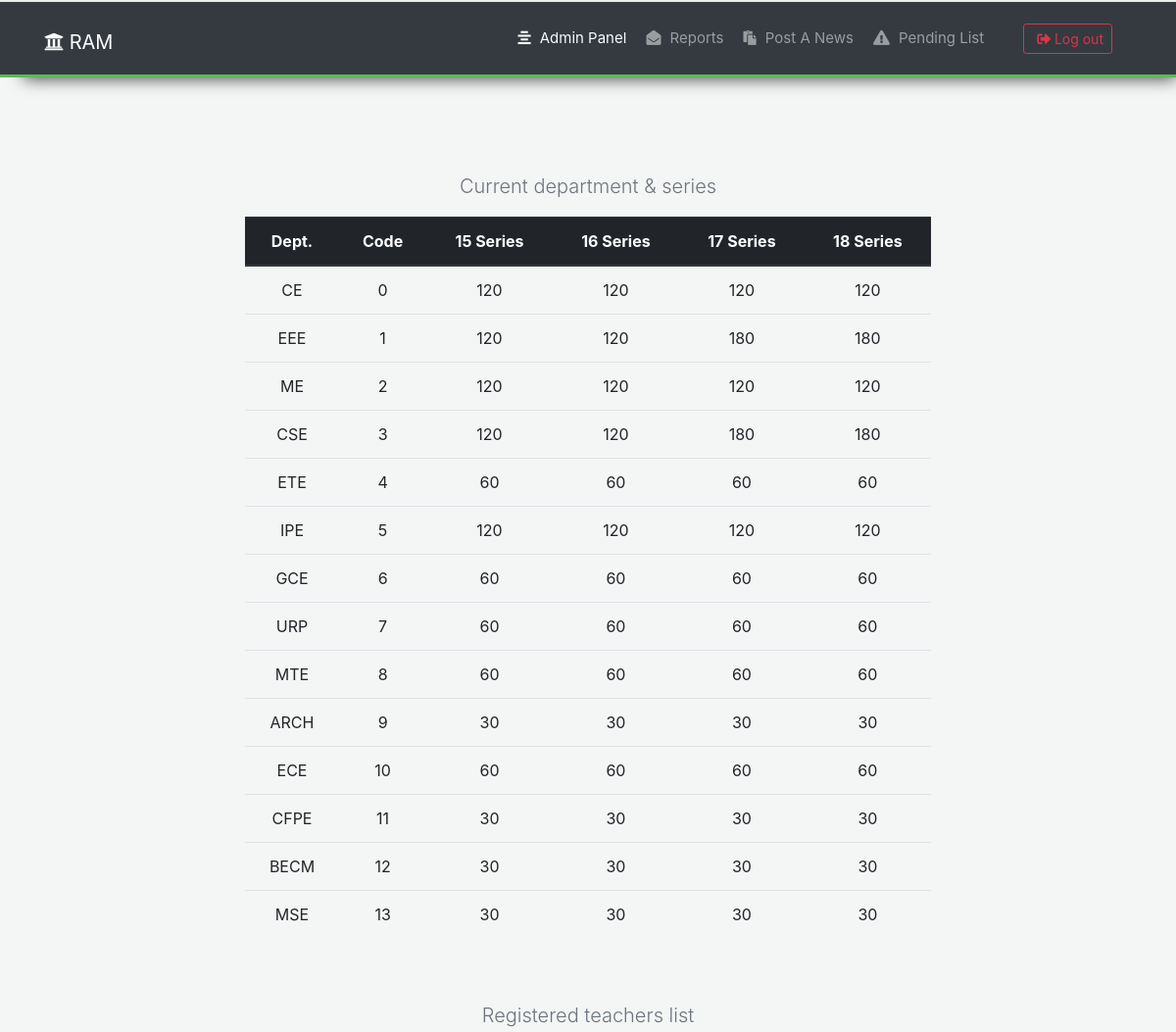
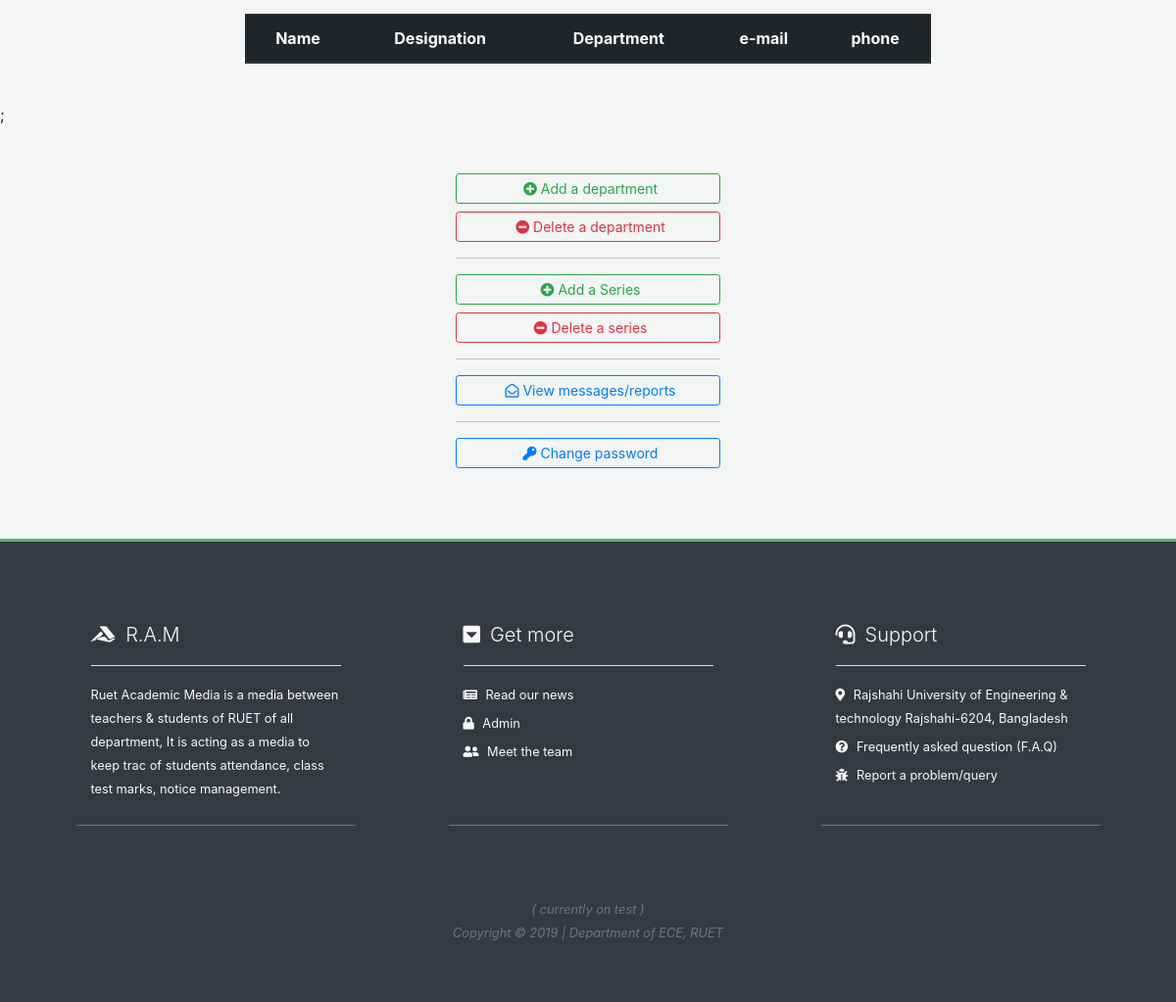
Page /admin_page.php (signed in) on the committed database (2 pictures, top to bottom).
### tables this page shows
CREATE TABLE `dept_series` (
  `dept` varchar(10) DEFAULT NULL,
  `dept_code` int(2) NOT NULL,
  `series_15` int(3) DEFAULT NULL,
  `series_16` int(3) DEFAULT NULL,
  `series_17` int(3) DEFAULT NULL,
  `series_18` int(3) DEFAULT NULL
);

CREATE TABLE `teacher_data` (
  `teacher_id` int(11) NOT NULL,
  `teacher_name` varchar(30) DEFAULT NULL,
  `teacher_pass` varchar(50) DEFAULT NULL,
  `status` varchar(30) DEFAULT 'teacher',
  `teacher_designation` varchar(30) DEFAULT NULL,
  `teacher_dept` varchar(100) DEFAULT NULL,
  `teacher_mail` varchar(30) DEFAULT NULL,
  `teacher_phone` varchar(15) DEFAULT NULL,
  `teacher_code` int(50) DEFAULT NULL
);

### admin_page.php (the view, shortened to what this page needs)
<!DOCTYPE html>
<?php
  include 'header.php';
 ?>
<html lang="en" dir="ltr">
  <head>
  </head>
  <body style="background-color: rgb(244, 245, 245);">
    <br> <br> <br> <br>
    <?php
      $sql = "SELECT * FROM dept_series;";
      $res = mysqli_query($conn, $sql);
      $title = array();
      while ($head = mysqli_fetch_field($res)) {
        array_push($title, $head->name);
      }
      echo '<p class="lead text-center text-muted">Current department & series</p>';
      echo
     '<table class="table mx-auto" style="max-width:700px">
        <thead class="thead-dark">
          <tr class="text-center">';
          echo '<th scope="col">Dept.</th>';
          echo '<th scope="col">Code</th>';
          foreach ($title as $key) {
            if (strpos($key, "eries")) {
              echo '<th scope="col">'.$key[7].$key[8].' Series</th>';
            } else {
            }
                }
          echo "</tr>
        </thead>
        <tbody>";
        $ami = "SELECT * FROM dept_series";
        $result = mysqli_query($conn, $ami);
        $checkresult = mysqli_num_rows($result);
        if ($checkresult>0) {
          while ($row = mysqli_fetch_assoc($result)) {
            echo '<tr class="text-center">';
            foreach ($title as $key) {
                    echo '<td>'.$row[$key].'</td>';
                  }
            echo "</tr>";
          }
        }
        echo "</tbody>
      </table>";
      ?>
      <br> <br>
      <?php
        $sql = "SELECT * FROM teacher_data;";
        $result = mysqli_query($conn, $sql);
        $checkresult = mysqli_num_rows($result);
        if ($checkresult>0) {
          echo '<p class="lead text-center text-muted">Registered teachers list</p>';
          echo '<table class="table mx-auto" style="max-width:700px">
           <thead class="thead-dark">
             <tr class="text-center">
               <th scope="col">Name</th>
               <th scope="col">Designation</th>
               <th scope="col">Department</th>
               <th scope="col">e-mail</th>
               <th scope="col">phone</th>
             </tr>
           </thead>
           <tbody>';
          while ($row=mysqli_fetch_assoc($result)) {
            echo '<tr class="text-center">
              <td>'.$row['teacher_name'].'</td>
              <td>'.$row['teacher_designation'].'</td>
              <td>'.$row['teacher_dept'].'</td>
              <td>'.$row['teacher_mail'].'</td>
              <td>'.$row['teacher_phone'].'</td>
            </tr>';
          }
        } else{
          echo '<p class="lead text-center text-muted">No teacher has been registered yet</p>';
        }
        echo '</tbody>
      </table>;';
       ?>
       <br> <br> <br>
       <div class="container" style="max-width:300px">
         <a href="add_dept.php" class="btn btn-block btn-sm btn-outline-success"><i class="fas fa-plus-circle" style="margin-left:5px"></i> Add a department</a>
         <a href="delete_dept.php" class="btn btn-block btn-sm btn-outline-danger"><i class="fas fa-minus-circle" style="margin-left:5px"></i> Delete a department</a>
         <hr style="background-color: rgb(215, 212, 217)">
         <a href="add_series.php" class="btn btn-block btn-sm btn-outline-success"><i class="fas fa-plus-circle" style="margin-left:5px"></i> Add a Series</a>
         <a href="delete_series.php" class="btn btn-block btn-sm btn-outline-danger"><i class="fas fa-minus-circle" style="margin-left:5px"></i> Delete a series</a>
         <hr style="background-color: rgb(215, 212, 217)">
         <a href="view_report.php" class="btn btn-block btn-sm btn-outline-primary"><i class="far fa-envelope-open" style="margin-left:5px"></i> View messages/reports</a>
         <hr style="background-color: rgb(215, 212, 217)">
         <a href="admin-change.php" class="btn btn-block btn-sm btn-outline-primary"><i class="fas fa-key" style="margin-left:5px"></i> Change password</a>
       </div>
       <br> <br> <br>
  </body>
</html>
<?php
  include 'footer.php';
 ?>

### header.php (shortened to what this page needs)
<!DOCTYPE html>
<?php
  $fullURL = "http://$_SERVER[HTTP_HOST]$_SERVER[REQUEST_URI]";
 ?>
<html lang="en" dir="ltr">
  <head>
    <link rel="stylesheet" href="css/style.css">
    <link rel="stylesheet" href="https://maxcdn.bootstrapcdn.com/bootstrap/4.0.0/css/bootstrap.min.css">
    <link rel="stylesheet" href="https://use.fontawesome.com/releases/v5.6.3/css/all.css">
  </head>
  <body>
<?php
  if (isset($_SESSION['status'])) {
    if ($_SESSION['status'] == "admin") {
      echo '<nav class="navbar navbar-expand-lg navbar-dark bg-dark shadow" style="border-bottom: solid #5CB85C 3px;">
              <div class="container" style="padding-top:5px; padding-bottom:5px;">
                <a class="navbar-brand mt-2" href="index.php">
                  <i class="fas fa-university"></i>
                  RAM</a>
                <button class="navbar-toggler" type="button" data-toggle="collapse" data-target="#navbarSupportedContent" aria-controls="navbarSupportedContent" aria-expanded="false" aria-label="Toggle navigation">
                  <span class="navbar-toggler-icon"></span>
                </button>
                <div class="collapse navbar-collapse" id="navbarSupportedContent">
                  <hr style="background-color: rgb(244, 245, 245)">
                  <ul class="navbar-nav ml-auto tazbinur-font">';
                  if (strpos($fullURL, "admin_page")) {
                    echo '<li class="nav-item pr-4 pt-1" style="margin-right: -20px">
                        <a class="nav-link text-light" href="admin_page.php"><i class="fas fa-align-center" style="padding-right: 5px;"></i> Admin Panel </a>
                      </li>';
                  } else {
                    echo '<li class="nav-item pr-4 pt-1" style="margin-right: -20px">
                        <a class="nav-link" href="admin_page.php"><i class="fas fa-align-center" style="padding-right: 5px;"></i> Admin Panel </a>
                      </li>';
                  }
                  if (strpos($fullURL, "view_report")) {
                    echo '<li class="nav-item pr-4 pt-1" style="margin-right: -20px">
                        <a class="nav-link text-light" href="view_report.php"><i class="fas fa-envelope-open" style="padding-right: 5px;"></i> Reports </a>
                      </li>';
                  } else {
                    echo '<li class="nav-item pr-4 pt-1" style="margin-right: -20px">
                        <a class="nav-link" href="view_report.php"><i class="fas fa-envelope-open" style="padding-right: 5px;"></i> Reports </a>
                      </li>';
                  }
                  if (strpos($fullURL, "post_news")) {
                    echo '<li class="nav-item pr-4 pt-1" style="margin-right: -20px">
                        <a class="nav-link text-light" href="post_news.php"><i class="fas fa-paste" style="padding-right: 5px;"></i> Post A News </a>
                      </li>';
                  } else {
                    echo '<li class="nav-item pr-4 pt-1" style="margin-right: -20px">
                        <a class="nav-link" href="post_news.php"><i class="fas fa-paste" style="padding-right: 5px;"></i> Post A News </a>
                      </li>';
                  }
                  if (strpos($fullURL, "pending_list")) {
                    echo '<li class="nav-item pr-4 pt-1 mr-2" style="margin-right: -20px">
                        <a class="nav-link text-light" href="pending_list.php"><i class="fas fa-exclamation-triangle" style="padding-right: 5px;"></i> Pending List </a>
                      </li>';
                  } else {
                    echo '<li class="nav-item pr-4 pt-1 mr-2" style="margin-right: -20px">
                        <a class="nav-link" href="pending_list.php"><i class="fas fa-exclamation-triangle" style="padding-right: 5px;"></i> Pending List </a>
                      </li>';
                  }
                  echo '
                  <li class="nav-item pr-1"> <hr class="bg-light d-md-none">
                      <form class="form-inline my-2 my-lg-0" action="includes/logout.inc.php" method="POST">
                        <button class="btn btn-sm mr-3 btn-outline-danger my-2 my-sm-2" name="logout" type="submit"> <i class="fas fa-sign-out-alt" style="padding-left: 5px"></i> Log out</button>
                      </form>
                  </li>
                  </ul>
                </div>
            </div>
            </nav>';
    }
  }
 ?>
  </body>
</html>

### footer.php (shortened to what this page needs)
<!DOCTYPE html>
<html lang="en" dir="ltr">
  <head>
    <link rel="stylesheet" href="css/style.css">
    <link rel="stylesheet" href="https://maxcdn.bootstrapcdn.com/bootstrap/4.0.0/css/bootstrap.min.css">
    <link rel="stylesheet" href="https://use.fontawesome.com/releases/v5.6.3/css/all.css">
  </head>
  <body>
  <div style="padding-top:60px; padding-bottom:60px; border-top: solid #5CB85C 3px;" class="bg-dark">
    <div class="container text-light text-center">
      <div class="row">
        <div class="col-md-3 col-sm-12 container text-left" style="min-height:230px; width: 90%; padding-top:20px; border-bottom: 1px solid rgb(112, 115, 114);">
          <p class="lead text-light"><i class="fab fa-accusoft" style="padding-right:5px"></i> R.A.M</p>
          <hr class="bg-light shadow">
          <small class="text-justified">Ruet Academic Media is a media between teachers & students of RUET of all department, It is acting as a media to keep trac of students attendance, class test marks, notice management.</small>
        </div>
        <div class="col-md-3 col-sm-12 container text-left" style="min-height:230px; width: 90%; padding-top:20px; border-bottom: 1px solid rgb(112, 115, 114);">
          <p class="lead"><i class="fas fa-caret-square-down" style="padding-right:10px"></i>Get more</p>
          <hr class="bg-light shadow">
          <small> <a href="news.php" class="text-light"><i class="fas fa-newspaper" style="padding-right:5px"></i>
            Read our news </a></small> <br> <div style="height:5px"></div>
          <small> <a href="admin_login.php" class="text-light">
            <i class="fas fa-lock" style="padding-right:5px"></i>
            Admin </a></small> <br> <div style="height:5px"></div>
            <small> <a href="team.php" class="text-light">
              <i class="fas fa-user-friends" style="padding-right:5px"></i>
              Meet the team </a></small>
        </div>
        <div class="col-md-3 col-sm-12 container text-left" style="min-height:230px; width: 90%; padding-top:20px; border-bottom: 1px solid rgb(112, 115, 114);">
          <p class="lead"><i class="fas fa-headset" style="padding-right:10px"></i>Support</p>
          <hr class="bg-light shadow">
          <small> <a href="http://www.ruet.ac.bd/" class="text-light"><i class="fas fa-map-marker-alt" style="padding-right:5px"></i>
            Rajshahi University of Engineering & technology Rajshahi-6204, Bangladesh </a></small> <br> <div style="height:5px"></div>
          <small> <a href="faq.php" class="text-light"><i class="fas fa-question-circle" style="padding-right:5px"></i>
            Frequently asked question (F.A.Q) </a></small> <br> <div style="height:5px"></div>
            <small> <a href="report.php" class="text-light">
              <i class="fas fa-bug" style="padding-right:5px"></i>
              Report a problem/query </a></small>
        </div>
      </div> <br>
      <br> <br>
    </div>
    <div class="container">
      <div class="row">
        <div class="col-md-12 text-center">
          <small class="text-muted"><i>( currently on test )</i></small> <br>
          <small class="text-muted"><i>Copyright &copy; 2019 | Department of ECE, RUET</i></small>
        </div>
      </div>
    </div>
  </div>
  </body>
</html>

### css/style.css (style rules this page uses)
.shadow { -webkit-box-shadow: 12px 13px 16px -12px rgba(0,0,0,0.75); -moz-box-shadow: 12px 13px 16px -12px rgba(0,0,0,0.75); box-shadow: 12px 13px 16px -12px rgba(0,0,0,0.75); }

### header.php (style rules this page uses)
.shadow { -webkit-box-shadow: 12px 13px 16px -12px rgba(0,0,0,0.75); -moz-box-shadow: 12px 13px 16px -12px rgba(0,0,0,0.75); box-shadow: 12px 13px 16px -12px rgba(0,0,0,0.75); }
.tazbinur-font { font-size: 15px; }

### footer.php (style rules this page uses)
.shadow { -webkit-box-shadow: 12px 13px 16px -12px rgba(0,0,0,0.75); -moz-box-shadow: 12px 13px 16px -12px rgba(0,0,0,0.75); box-shadow: 12px 13px 16px -12px rgba(0,0,0,0.75); }

### rows in the picture
dept_series: dept "CE", dept_code "0", series_15 "120", series_16 "120", series_17 "120", series_18 "120"
dept_series: dept "EEE", dept_code "1", series_15 "120", series_16 "120", series_17 "180", series_18 "180"
dept_series: dept "ME", dept_code "2", series_15 "120", series_16 "120", series_17 "120", series_18 "120"
dept_series: dept "CSE", dept_code "3", series_15 "120", series_16 "120", series_17 "180", series_18 "180"
dept_series: dept "ETE", dept_code "4", series_15 "60", series_16 "60", series_17 "60", series_18 "60"
dept_series: dept "IPE", dept_code "5", series_15 "120", series_16 "120", series_17 "120", series_18 "120"
dept_series: dept "GCE", dept_code "6", series_15 "60", series_16 "60", series_17 "60", series_18 "60"
dept_series: dept "URP", dept_code "7", series_15 "60", series_16 "60", series_17 "60", series_18 "60"
dept_series: dept "MTE", dept_code "8", series_15 "60", series_16 "60", series_17 "60", series_18 "60"
dept_series: dept "ARCH", dept_code "9", series_15 "30", series_16 "30", series_17 "30", series_18 "30"
dept_series: dept "ECE", dept_code "10", series_15 "60", series_16 "60", series_17 "60", series_18 "60"
dept_series: dept "CFPE", dept_code "11", series_15 "30", series_16 "30", series_17 "30", series_18 "30"
dept_series: dept "BECM", dept_code "12", series_15 "30", series_16 "30", series_17 "30", series_18 "30"
dept_series: dept "MSE", dept_code "13", series_15 "30", series_16 "30", series_17 "30", series_18 "30"

### other values in the picture
$key[7] "1"
$key[8] "5"
$key[8] "6"
$key[8] "7"
$key[8] "8"
